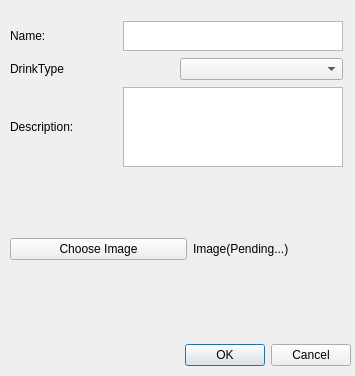
<?xml version="1.0" encoding="UTF-8"?>
<ui version="4.0">
 <class>WindowAdd</class>
 <widget class="QDialog" name="WindowAdd">
  <property name="geometry">
   <rect>
    <x>0</x>
    <y>0</y>
    <width>355</width>
    <height>376</height>
   </rect>
  </property>
  <property name="windowTitle">
   <string>Dialog</string>
  </property>
  <widget class="QDialogButtonBox" name="buttonBox">
   <property name="geometry">
    <rect>
     <x>160</x>
     <y>330</y>
     <width>191</width>
     <height>51</height>
    </rect>
   </property>
   <property name="orientation">
    <enum>Qt::Horizontal</enum>
   </property>
   <property name="standardButtons">
    <set>QDialogButtonBox::Cancel|QDialogButtonBox::Ok</set>
   </property>
  </widget>
  <widget class="QWidget" name="verticalLayoutWidget">
   <property name="geometry">
    <rect>
     <x>10</x>
     <y>20</y>
     <width>333</width>
     <height>308</height>
    </rect>
   </property>
   <layout class="QVBoxLayout" name="verticalLayout">
    <item>
     <layout class="QHBoxLayout" name="horizontalLayout_2">
      <item>
       <widget class="QLabel" name="label">
        <property name="text">
         <string>Name: </string>
        </property>
       </widget>
      </item>
      <item>
       <widget class="QTextEdit" name="name">
        <property name="maximumSize">
         <size>
          <width>220</width>
          <height>30</height>
         </size>
        </property>
       </widget>
      </item>
     </layout>
    </item>
    <item>
     <layout class="QHBoxLayout" name="horizontalLayout">
      <item>
       <widget class="QLabel" name="label_4">
        <property name="text">
         <string>DrinkType</string>
        </property>
       </widget>
      </item>
      <item>
       <widget class="QComboBox" name="drinks_types"/>
      </item>
     </layout>
    </item>
    <item>
     <layout class="QHBoxLayout" name="horizontalLayout_3">
      <item>
       <widget class="QLabel" name="label_2">
        <property name="text">
         <string>Description: </string>
        </property>
       </widget>
      </item>
      <item>
       <widget class="QTextEdit" name="description">
        <property name="maximumSize">
         <size>
          <width>220</width>
          <height>80</height>
         </size>
        </property>
       </widget>
      </item>
     </layout>
    </item>
    <item>
     <layout class="QHBoxLayout" name="horizontalLayout_4">
      <item>
       <widget class="QPushButton" name="pushButton">
        <property name="text">
         <string>Choose Image</string>
        </property>
       </widget>
      </item>
      <item>
       <widget class="QLabel" name="photo">
        <property name="minimumSize">
         <size>
          <width>150</width>
          <height>150</height>
         </size>
        </property>
        <property name="maximumSize">
         <size>
          <width>150</width>
          <height>150</height>
         </size>
        </property>
        <property name="text">
         <string>Image(Pending...)</string>
        </property>
       </widget>
      </item>
     </layout>
    </item>
   </layout>
  </widget>
 </widget>
 <resources/>
 <connections>
  <connection>
   <sender>buttonBox</sender>
   <signal>accepted()</signal>
   <receiver>WindowAdd</receiver>
   <slot>accept()</slot>
   <hints>
    <hint type="sourcelabel">
     <x>248</x>
     <y>254</y>
    </hint>
    <hint type="destinationlabel">
     <x>157</x>
     <y>274</y>
    </hint>
   </hints>
  </connection>
  <connection>
   <sender>buttonBox</sender>
   <signal>rejected()</signal>
   <receiver>WindowAdd</receiver>
   <slot>reject()</slot>
   <hints>
    <hint type="sourcelabel">
     <x>316</x>
     <y>260</y>
    </hint>
    <hint type="destinationlabel">
     <x>286</x>
     <y>274</y>
    </hint>
   </hints>
  </connection>
 </connections>
</ui>
